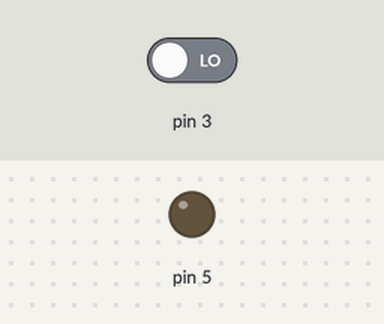
The sketch below on a simulated Arduino Uno, built with avr-gcc and run on an emulated ATmega328P. Parts: output pins drawn as LEDs (lit = HIGH). Inputs (shaded band) come from the test bench; at power-on: pin 3 LOW.

Above: at 1.2 s.
1.3 s: pin 3 driven HIGH
At 2.5 s:
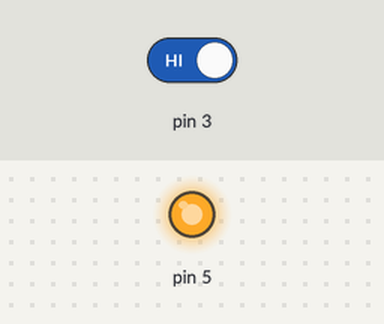
2.8 s: pin 3 driven LOW
At 3.4 s:
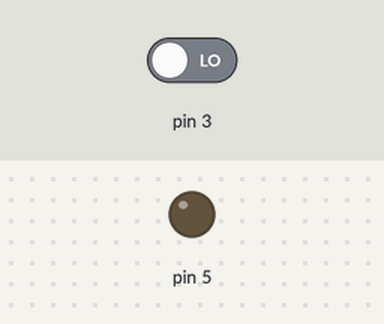
Timing chart, 0 to 5.8 s (numbered marks = the images above; inputs shaded):
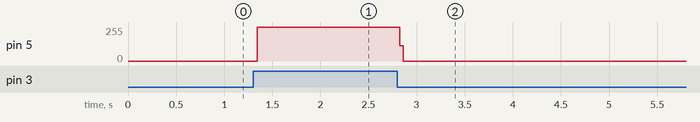

Measured:
- after the input at 1.3 s, pin 5: 0/255 → 252/255 at once
- after the input at 2.8 s, pin 5: 252/255 → 0/255 at once

The sketch:

sound-triggered-output.ino
```cpp
void setup() {
  // put your setup code here, to run once:
pinMode(3,INPUT);
 pinMode(5,OUTPUT);

}

void loop() {
  // put your main code here, to run repeatedly:
if(digitalRead(3)==HIGH)
{digitalWrite(5,HIGH);
  delay(1);
  digitalWrite(5,LOW);}
  else{
    digitalWrite(5,LOW);
    }
}
```
